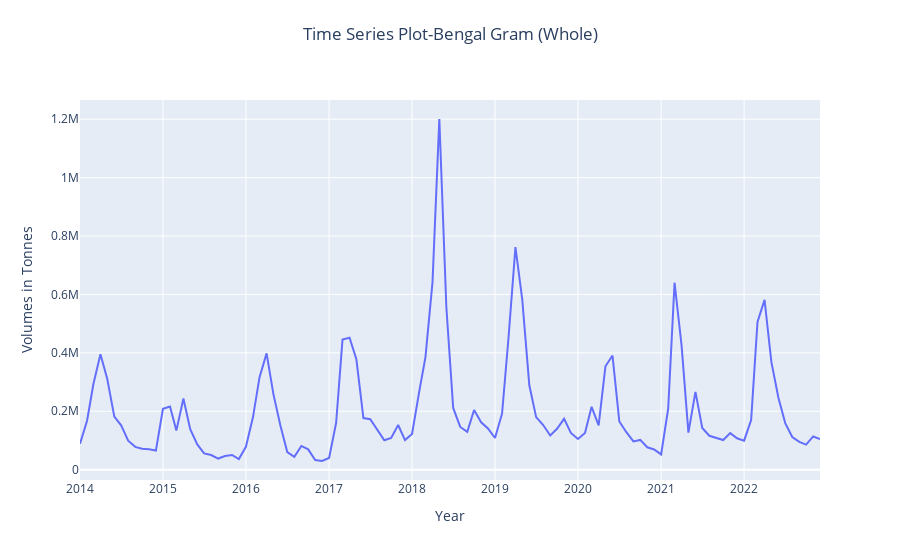

The cell this chart's notebook holds for it:
### Code cell
fig = go.Figure()

fig.add_trace(go.Scatter(
        x=df['Year-Mon'],
        y=df[col],
        mode='lines' ,
        name = 'Time Series Plot {}'.format(col)
    ))

#fig.update_layout(legend_title_text = legend_title)
fig.update_layout(title_text='Time Series Plot-{}'.format(col),title_y=0.95,title_x=0.5)
fig.update_xaxes(title_text="Year")
fig.update_yaxes(title_text="Volumes in Tonnes")

fig.write_html(dest_path / 'Time_series-{}.html'.format(col))
fig.show()
